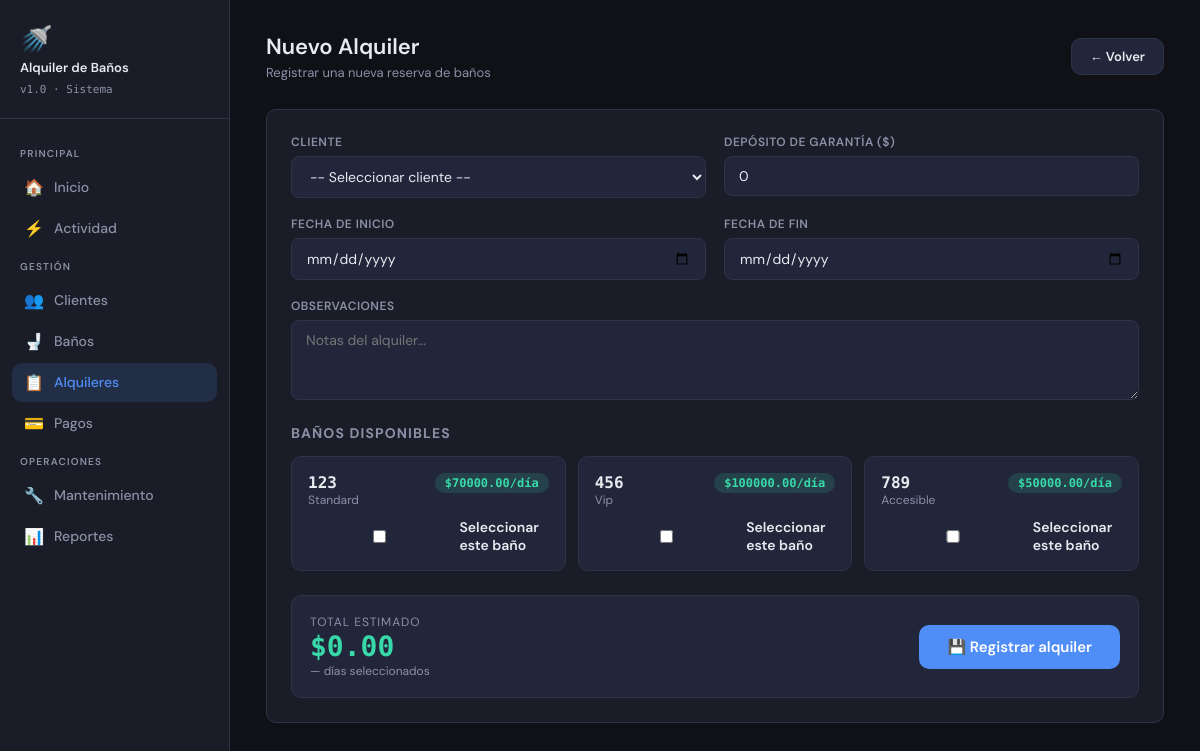
The page /alquileres/nuevo on the database its author committed.
### models.py (models this page shows)
class BanoPortatil(db.Model):
    __tablename__ = 'bano_portatil'
    id            = db.Column(db.Integer, primary_key=True)
    codigo        = db.Column(db.String(20),    unique=True, nullable=False)
    tipo          = db.Column(db.String(50),    nullable=False)   # standard | vip | accesible
    estado        = db.Column(db.String(20),    nullable=False, default='disponible')  # disponible | alquilado | mantenimiento
    precio_dia    = db.Column(db.Float,         nullable=False)
    capacidad     = db.Column(db.Integer)
    fecha_compra  = db.Column(db.Date)
    activo        = db.Column(db.Boolean,       default=True)
    observaciones = db.Column(db.Text)
    detalles      = db.relationship('DetalleAlquiler', backref='bano', lazy=True)
    mantenimientos = db.relationship('Mantenimiento',  backref='bano', lazy=True)

### app.py (the view, shortened to what this page needs)
@app.route('/alquileres/nuevo', methods=['GET', 'POST'])
def nuevo_alquiler():
    clientes = Cliente.query.filter_by(activo=True).order_by(Cliente.nombre).all()
    banos    = BanoPortatil.query.filter_by(activo=True, estado='disponible').all()
    return render_template('nuevo_alquiler.html', clientes=clientes, banos=banos)

### templates/nuevo_alquiler.html (shortened to what this page needs)
{% extends 'base.html' %}
{% block content %}
<div class="page-header">
    <div>
        <h1>Nuevo Alquiler</h1>
        <p>Registrar una nueva reserva de baños</p>
    </div>
    <a href="{{ url_for('alquileres') }}" class="btn btn-ghost">← Volver</a>
</div>
<div class="card">
  <form method="POST">
    <div class="form-grid">
      <div class="form-group">
        <label for="cliente_id">Cliente</label>
        <select id="cliente_id" name="cliente_id" required>
          <option value="">-- Seleccionar cliente --</option>
        </select>
      </div>
      <div class="form-group">
        <label for="deposito">Depósito de garantía ($)</label>
        <input id="deposito" name="deposito" type="number" step="0.01" min="0" value="0">
      </div>
      <div class="form-group">
        <label for="fecha_inicio">Fecha de inicio</label>
        <input id="fecha_inicio" name="fecha_inicio" type="date" required
               oninput="calcularTotal()">
      </div>
      <div class="form-group">
        <label for="fecha_fin">Fecha de fin</label>
        <input id="fecha_fin" name="fecha_fin" type="date" required
               oninput="calcularTotal()">
      </div>
      <div class="form-group span2">
        <label for="observaciones">Observaciones</label>
        <textarea id="observaciones" name="observaciones" placeholder="Notas del alquiler..."></textarea>
      </div>
    </div>
    <div style="margin-top:24px;">
      <h3 style="font-size:14px; color:var(--text-dim); text-transform:uppercase; letter-spacing:.08em; margin-bottom:14px;">
        Baños disponibles
      </h3>
      {% if banos %}
      <div style="display:grid; grid-template-columns: repeat(auto-fill, minmax(260px,1fr)); gap:12px;">
        {% for b in banos %}
        <div class="bano-card" id="card_{{ b.id }}" style="
            background:var(--surface2); border:1px solid var(--border);
            border-radius:10px; padding:16px; transition: border-color .2s;">
          <div style="display:flex; justify-content:space-between; align-items:flex-start; margin-bottom:10px;">
            <div>
              <div style="font-weight:600; font-family:'DM Mono',monospace;">{{ b.codigo }}</div>
              <div style="font-size:12px; color:var(--text-dim);">{{ b.tipo|capitalize }}</div>
            </div>
            <span class="badge badge-green" style="font-size:12px;">${{ "%.2f"|format(b.precio_dia) }}/día</span>
          </div>
          <label style="display:flex; align-items:center; gap:8px; cursor:pointer; text-transform:none; letter-spacing:0; font-size:14px; color:var(--text);">
            <input type="checkbox" name="bano_ids" value="{{ b.id }}"
                   data-precio="{{ b.precio_dia }}"
                   onchange="toggleCantidad(this); calcularTotal()">
            Seleccionar este baño
          </label>
        </div>
        {% endfor %}
      </div>
      {% else %}
      <div class="empty-state" style="padding:24px;">
          <div class="empty-icon">😔</div>
          <p>No hay baños disponibles en este momento.</p>
      </div>
      {% endif %}
    </div>
    <div style="margin-top:24px; background:var(--surface2); border:1px solid var(--border);
                border-radius:10px; padding:18px; display:flex; justify-content:space-between; align-items:center;">
      <div>
        <div style="font-size:12px; color:var(--text-dim); text-transform:uppercase; letter-spacing:.08em;">Total estimado</div>
        <div id="total_display" style="font-size:28px; font-weight:600; font-family:'DM Mono',monospace; color:var(--accent2);">$0.00</div>
        <div id="dias_display" style="font-size:12px; color:var(--text-dim);">— días seleccionados</div>
      </div>
      <button type="submit" class="btn btn-primary" style="padding:12px 28px; font-size:15px;">
        💾 Registrar alquiler
      </button>
    </div>
  </form>
</div>
{% endblock %}

### templates/base.html (style rules this page uses)
:root { --bg: #0f1117; --surface: #1a1d27; --surface2: #22263a; --border: #2e3347; --accent: #4f8ef7; --accent2: #38d9a9; --danger: #f76c6c; --warning: #f7c94f; --text: #e8eaf0; --text-dim: #8b90a7; --radius: 10px; --shadow: 0 4px 24px rgba(0,0,0,.4); }
*, *::before, *::after { box-sizing: border-box; margin: 0; padding: 0; }
body { font-family: 'DM Sans', sans-serif; background: var(--bg); color: var(--text); min-height: 100vh; display: flex; }
.page-header { display: flex; align-items: center; justify-content: space-between; margin-bottom: 28px; }
.page-header h1 { font-size: 22px; font-weight: 600; }
.page-header p { font-size: 13px; color: var(--text-dim); margin-top: 3px; }
.card { background: var(--surface); border: 1px solid var(--border); border-radius: var(--radius); padding: 24px; margin-bottom: 20px; }
.badge { display: inline-block; padding: 3px 10px; border-radius: 99px; font-size: 11px; font-weight: 600; font-family: 'DM Mono', monospace; }
.badge-green { background: rgba(56,217,169,.15); color: var(--accent2); }
.btn { display: inline-flex; align-items: center; gap: 6px; padding: 9px 18px; border-radius: var(--radius); font-family: 'DM Sans', sans-serif; font-size: 13px; font-weight: 600; cursor: pointer; text-decoration: none; border: none; transition: opacity .18s, transform .12s; }
.btn-primary { background: var(--accent); color: #fff; }
.btn-ghost { background: var(--surface2); color: var(--text); border: 1px solid var(--border); }
.form-grid { display: grid; grid-template-columns: 1fr 1fr; gap: 18px; }
.form-group { display: flex; flex-direction: column; gap: 6px; }
.form-group.span2 { grid-column: span 2; }
label { font-size: 12px; font-weight: 600; color: var(--text-dim); letter-spacing: .04em; text-transform: uppercase; }
input, select, textarea { background: var(--surface2); border: 1px solid var(--border); border-radius: 8px; color: var(--text); font-family: 'DM Sans', sans-serif; font-size: 14px; padding: 10px 14px; outline: none; transition: border-color .18s; width: 100%; }
select option { background: var(--surface2); }
textarea { resize: vertical; min-height: 80px; }

### rows shown on the page
BanoPortatil: codigo "123", tipo "Standard", precio_dia "70000.00"
BanoPortatil: codigo "456", tipo "Vip", precio_dia "100000.00"
BanoPortatil: codigo "789", tipo "Accesible", precio_dia "50000.00"
